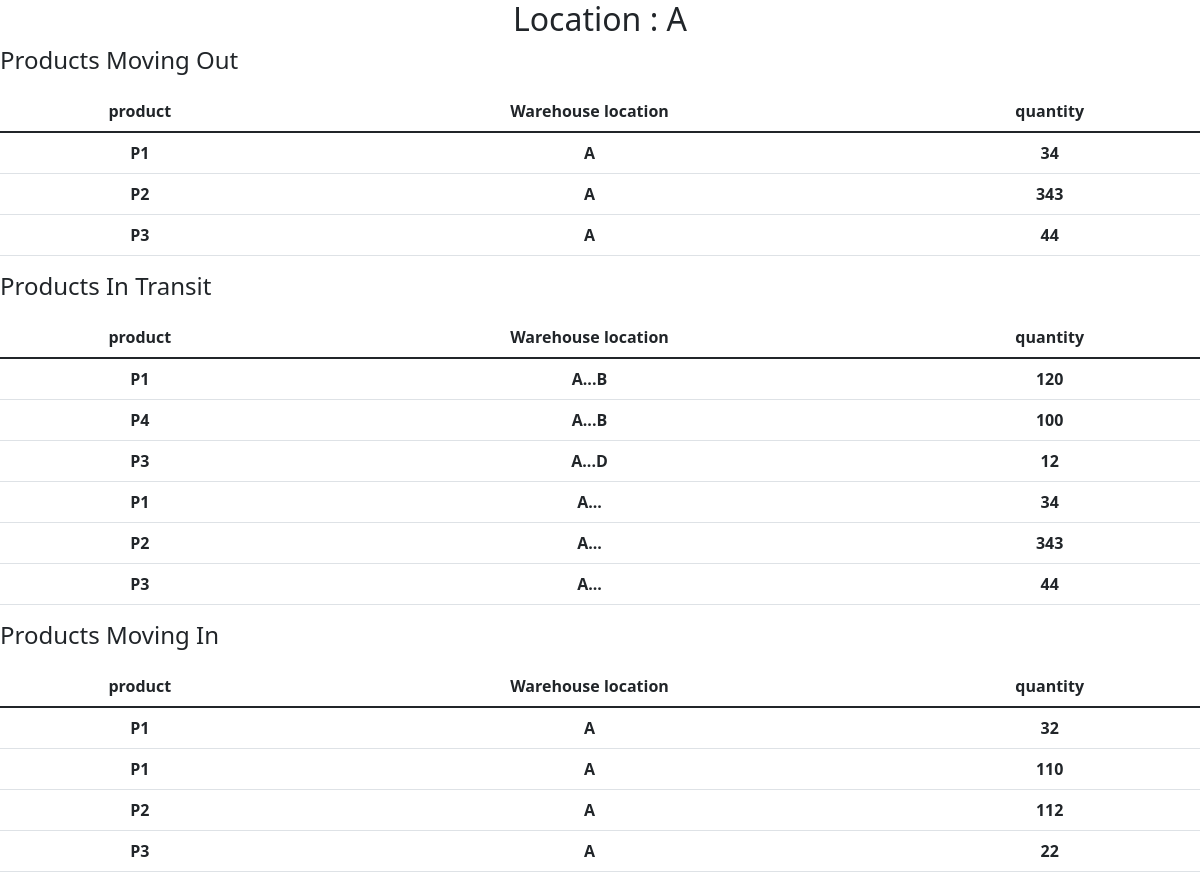
/locBalance/1/, run on the app's committed database.
### main_project/models.py (models this page shows, shortened)
class ProductMovement(models.Model):
    movement_id = models.AutoField
    timestamp = models.DateTimeField(default=datetime.datetime.now())
    from_location = models.ForeignKey(
        location, related_name='+', on_delete=models.CASCADE,null=True,blank=True)
    to_location = models.ForeignKey(
        location, related_name='+', on_delete=models.CASCADE, null=True, blank=True)
    product_id = models.ForeignKey(
        product, related_name='+', on_delete=models.CASCADE)
    qty = models.IntegerField()

class product(models.Model):
    product_id = models.AutoField
    product_name = models.CharField(max_length=5)

class location(models.Model):
    location_id = models.AutoField
    location = models.CharField(max_length=2)

### main_project/views.py (the view)
# urls.py: path('locBalance/<int:loc_id>/',views.locBalance,name='locBalance')
def locBalance(request,loc_id):
    print(loc_id,type(loc_id))
    loc_name = location.objects.get(id=loc_id)
    print('loc_name',loc_name.location)
    moving_in = ProductMovement.objects.filter(to_location = loc_name).filter(from_location = None)
    moving_out = ProductMovement.objects.filter(from_location=loc_name).filter(to_location= None)
    intransit = ProductMovement.objects.filter(from_location = loc_name)
    info = {"l_name":loc_name.location,'m_in':moving_in,'m_out':moving_out,'intransit':intransit}
    return render(request,'final.html',info)

### main_project/templates/final.html
{% extends 'base.html' %} {% load static %} {% block head %} {% endblock %}
{%block title %} Inventory Management System {% endblock %} {% block body %}
<div class="container">
  <h2 class="text-center">Location : {{ l_name }}</h2>
</div>
<table class="table mt-3 text-center">
  <h4>Products Moving Out</h4>
  <thead>
    <tr>
      <th scope="col">product</th>
      <th scope="col">Warehouse location</th>
      <th scope="col">quantity</th>
    </tr>
  </thead>
  <tbody>
    {% for data in m_out %}
    <tr>
      <th scope="row">{{data.product_id.product_name}}</th>
      <th scope="row">{{data.from_location.location}}</th>
      <th scope="row">{{data.qty}}</th>
    </tr>
    {% endfor %}
  </tbody>
</table>
<table class="table mt-3 text-center">
  <h4>Products In Transit</h4>
  <thead>
    <tr>
      <th scope="col">product</th>
      <th scope="col">Warehouse location</th>
      <th scope="col">quantity</th>
    </tr>
  </thead>
  <tbody>
    {% for data in intransit %}
    <tr>
      <th scope="row">{{data.product_id.product_name}}</th>
      <th scope="row">
        {{data.from_location.location}}...{{data.to_location.location}}
      </th>
      <th scope="row">{{data.qty}}</th>
    </tr>
    {% endfor %}
  </tbody>
</table>
<table class="table mt-3 text-center">
  <h4>Products Moving In</h4>
  <thead>
    <tr>
      <th scope="col">product</th>
      <th scope="col">Warehouse location</th>
      <th scope="col">quantity</th>
    </tr>
  </thead>
  <tbody>
    {% for data in m_in %}
    <tr>
      <th scope="row">{{data.product_id.product_name}}</th>
      <th scope="row">{{data.to_location.location}}</th>
      <th scope="row">{{data.qty}}</th>
    </tr>
    {% endfor %}
  </tbody>
</table>
{% endblock %} {% block js %} {% endblock %}

### main_project/templates/base.html (shortened to what this page needs)
<!DOCTYPE html>
<html lang="en">
  <head>
    {% load static %}
    <link
      href="https://cdn.jsdelivr.net/npm/bootstrap@5.1.1/dist/css/bootstrap.min.css"
      rel="stylesheet"
    />
  </head>
  <body>
    {% block body %} {% endblock %} {% block js %} {% endblock %}
  </body>
</html>

### data on the page
ProductMovement: product_id.product_name "P1", from_location.location "A", qty "34"
ProductMovement: product_id.product_name "P2", from_location.location "A", qty "343"
ProductMovement: product_id.product_name "P3", from_location.location "A", qty "44"
ProductMovement: product_id.product_name "P1", from_location.location "A", to_location.location "B", qty "120"
ProductMovement: product_id.product_name "P4", from_location.location "A", to_location.location "B", qty "100"
ProductMovement: product_id.product_name "P3", from_location.location "A", to_location.location "D", qty "12"
ProductMovement: product_id.product_name "P1", to_location.location "A", qty "32"
ProductMovement: product_id.product_name "P1", to_location.location "A", qty "110"
ProductMovement: product_id.product_name "P2", to_location.location "A", qty "112"
ProductMovement: product_id.product_name "P3", to_location.location "A", qty "22"
